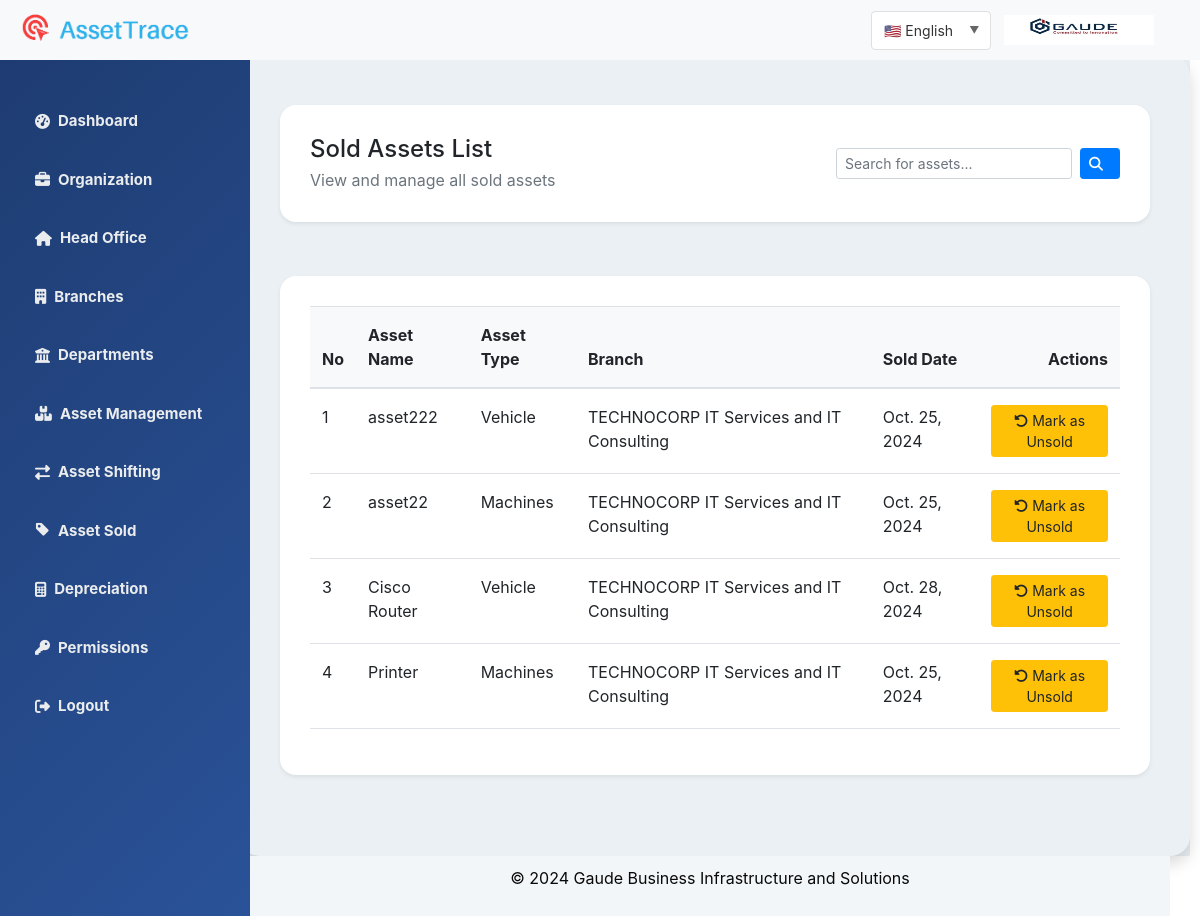
Screenshot of /asset/sold-assets/ (signed in) with the database file from the repository.
### asset_App/models.py (models this page shows, shortened)
class AssetData(models.Model):
    asset_type = models.ForeignKey(AssetType, on_delete=models.CASCADE, related_name='assets')
    asset_code=models.CharField(max_length=200,unique=True)
    office=models.ForeignKey(HeadOffice,on_delete=models.CASCADE)
    branch=models.ForeignKey(Branches,on_delete=models.CASCADE)
    department=models.ForeignKey(Departments,on_delete=models.CASCADE)
    asset_name = models.CharField(max_length=200)
    model = models.CharField(max_length=200,null=True,blank=True)
    serial_number = models.CharField(max_length=200, unique=True,null=True,blank=True)
    purchase_date = models.DateField(null=True,blank=True)
    warranty_info = models.CharField(max_length=200,null=True,blank=True)
    price = models.DecimalField(max_digits=30, decimal_places=5)
    is_sold = models.BooleanField(default=False)
    custodian=models.CharField(max_length=30,null=True,blank=True)
    sold_date = models.DateField(null=True, blank=True)  # New field to track sold date
    verified=models.BooleanField(default=False)
    class Meta:
        ordering = ['-purchase_date']

class AssetType(models.Model):
    name = models.CharField(max_length=200,unique=True)
    office = models.ForeignKey(HeadOffice, on_delete=models.CASCADE, null=True, blank=True)

### authentication/models.py (models this page shows, shortened)
class Branches(models.Model):
    prefix = models.CharField(max_length=10, unique=True)
    head_office = models.ForeignKey(HeadOffice, on_delete=models.CASCADE,null=True,blank=True,related_name='branches')
    branch_name = models.CharField(max_length=255)
    branch_address = models.CharField(max_length=255)
    branch_contact_number = models.CharField(max_length=15,validators=[validate_phone_number])
    logo_image=models.ImageField(upload_to='offiec_logo')
    created_at=models.DateTimeField(auto_now_add=True)

### asset_App/views.py (the view)
# urls.py: path('sold-assets/', views.sold_asset_list, name='sold_asset_list'),
@login_required()
def sold_asset_list(request):
    user = request.user
    search_query = request.GET.get('search', "")
    sold_assets = AssetData.objects.filter(is_sold=True)
    if user.is_superuser:
        dashboard_type = "master_admin"
        branch_id = request.GET.get('branch')
        head_office_id = request.GET.get('asset-office')
        if branch_id:
            sold_assets = sold_assets.filter(branch_id=branch_id).order_by('-sold_date')
        if head_office_id:
            sold_assets = sold_assets.filter(office=head_office_id).order_by('-sold_date')
    elif user.is_superadmin and user.head_office:
        dashboard_type = "head_office"
        branches = Branches.objects.filter(head_office=user.head_office)
        sold_assets = sold_assets.filter(branch__in=branches).order_by('-sold_date')
    elif user.is_admin and user.branch:
        dashboard_type = "branch"
        sold_assets = sold_assets.filter(branch=user.branch).order_by('-sold_date')
    if search_query:
        sold_assets = sold_assets.filter(
            Q(asset_name__icontains=search_query) |
            Q(asset_type__name__icontains=search_query)
        )
    context = {
        'sold_assets': sold_assets,
        'search_query': search_query,
        'dashboard_type': dashboard_type,
    }
    return render(request, 'asset/sold_asset_list.html', context)

### authentication/context_processors.py (called while the page is built)
def user_role(request):
    if request.user.is_authenticated:
        user = request.user
        if user.is_superuser:
            role = 'master'
        elif user.is_superadmin:
            role = 'super_admin'
        elif user.is_admin:
            role = 'admin'
        else:
            role = 'unknown'
    else:
        role = 'guest'
    return {'user_role': role}

def logo_context(request):
    if not request.user.is_authenticated:
        return {}
    user = request.user
    if user.head_office and user.head_office.logo_image:
        logo_url = user.head_office.logo_image.url
    elif user.branch and user.branch.logo_image:
        logo_url = user.branch.logo_image.url
    else:
        logo_url = None
    return {
        'logo_url': logo_url,
    }

### templates/asset/sold_asset_list.html (shortened to what this page needs)
{% extends 'authentication/dashboard.html' %}
{% load i18n %}
{% block body %}
<div class="container-fluid py-4">
    <div class="row mb-4">
        <div class="col-12">
            <div class="card border-0 shadow-sm">
                <div class="card-body d-flex justify-content-between align-items-center">
                    <div>
                        <h4 class="mb-1">{% trans "Sold Assets List" %}</h4>
                        <p class="text-muted mb-0">{% trans "View and manage all sold assets" %}</p>
                    </div>
                    <form method="get" action="" class="d-flex gap-2 align-items-center">
                        <input type="text" name="search" class="form-control form-control-sm" placeholder="{% trans 'Search for assets...' %}" value="{{ search_query }}">
                        <button type="submit" class="btn btn-primary btn-sm">
                            <i class="fas fa-search me-2"></i>
                        </button>
                    </form>
                </div>
            </div>
        </div>
    </div>
    <div class="row">
        <div class="col-12">
            <div class="card border-0 shadow-sm">
                <div class="card-body">
                    {% if sold_assets %}
                    <div class="table-responsive">
                        <table id="soldAssetsTable" class="table table-hover align-middle">
                            <thead class="bg-light">
                                <tr>
                                    <th>{% trans "No" %}</th>
                                    <th>{% trans "Asset Name" %}</th>
                                    <th>{% trans "Asset Type" %}</th>
                                    <th>{% trans "Branch" %}</th>
                                    <th>{% trans "Sold Date" %}</th>
                                    <th class="text-end">{% trans "Actions" %}</th>
                                </tr>
                            </thead>
                            <tbody>
                                {% for asset in sold_assets %}
                                <tr>
                                    <td>{{forloop.counter}}</td>
                                    <td>{{ asset.asset_name }}</td>
                                    <td>{{ asset.asset_type.name }}</td>
                                    <td>{{ asset.branch.branch_name }}</td>
                                    <td>{{ asset.sold_date }}</td>
                                    <td class="text-end">
                                        <a href="{% url 'mark_as_unsold' asset.id %}" class="btn btn-warning btn-sm" data-bs-toggle="tooltip" title="{% trans 'Mark as Unsold' %}">
                                            <i class="fas fa-undo-alt"></i> {% trans 'Mark as Unsold' %}
                                        </a>
                                    </td>
                                </tr>
                                {% endfor %}
                            </tbody>
                        </table>
                    </div>
                    {% endif %}
                </div>
            </div>
        </div>
    </div>
</div>
{% endblock %}

### static/css/style.css (style rules this page uses)
body { font-family: 'Wittgenstein', sans-serif; background-color: #babcbd; padding-top: 56px; }
.card { padding: 10px; margin: 15px; border-radius: 10px; }
.card a { text-decoration: none; }

### templates/asset/sold_asset_list.html (style rules this page uses)
.btn-sm { padding: 0.25rem 0.5rem; }
.table th, .table td { padding-top: 1rem; padding-bottom: 1rem; }
.card { animation: fadeIn 0.6s ease-out forwards; border-radius: 1rem; }

### rows the page displays
AssetData: asset_name "asset222", asset_type.name "Vehicle", branch.branch_name "TECHNOCORP IT Services and IT Consulting", sold_date "Oct. 25, 2024"
AssetData: asset_name "asset22", asset_type.name "Machines", branch.branch_name "TECHNOCORP IT Services and IT Consulting", sold_date "Oct. 25, 2024"
AssetData: asset_name "Cisco Router", asset_type.name "Vehicle", branch.branch_name "TECHNOCORP IT Services and IT Consulting", sold_date "Oct. 28, 2024"
AssetData: asset_name "Printer", asset_type.name "Machines", branch.branch_name "TECHNOCORP IT Services and IT Consulting", sold_date "Oct. 25, 2024"
